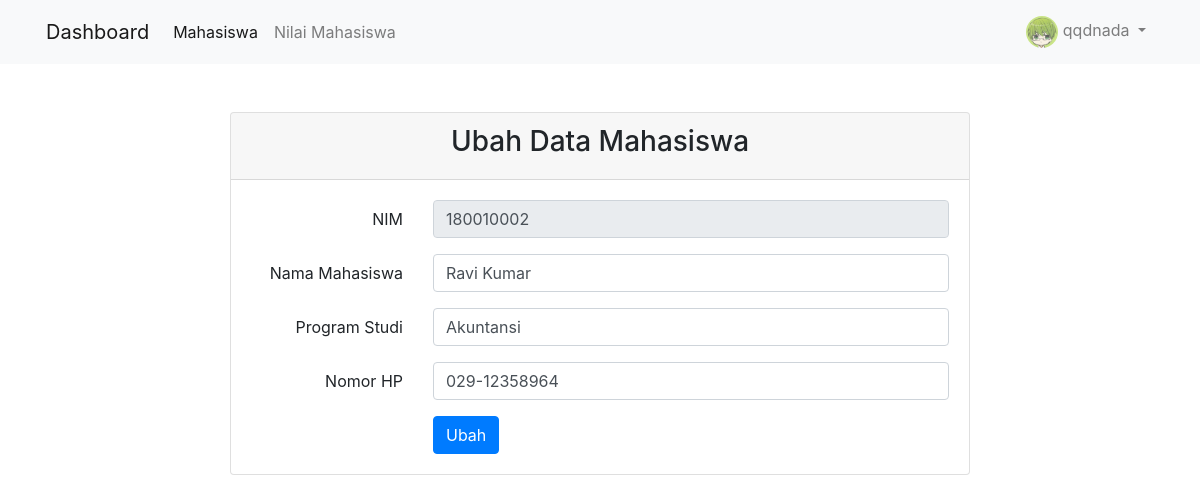
/editMahasiswa.php?nim=180010002 (signed in), run on the app's committed database.
### tables this page shows
CREATE TABLE `mahasiswa` (
  `mahasiswa_nim` int(11) NOT NULL,
  `mahasiswa_nama` varchar(255) NOT NULL,
  `mahasiswa_program_studi` varchar(255) NOT NULL,
  `mahasiswa_no_hp` varchar(15),
  PRIMARY KEY(`mahasiswa_nim`)
);

### editMahasiswa.php (the view, shortened to what this page needs)
<?php
require_once("config.php");
if(isset($_GET['nim'])){
    $nimMahasiswa = $_GET['nim'];
    $sql = "SELECT * FROM mahasiswa WHERE mahasiswa_nim=:nim";
    $stmt = $db->prepare($sql);
    $stmt->bindParam(':nim', $nimMahasiswa, PDO::PARAM_INT);
    $stmt->execute();
    $mahasiswa = $stmt->fetch(PDO::FETCH_ASSOC);
}
?>
<!DOCTYPE html>
<html lang="en">
<head>
    <link rel="stylesheet" href="https://stackpath.bootstrapcdn.com/bootstrap/4.3.1/css/bootstrap.min.css">
    <link rel="stylesheet" type="text/css" href="https://cdn.datatables.net/1.10.25/css/dataTables.bootstrap4.min.css">
</head>
<body>
<header class="bg-light">
    <div class="container p-0">
        <nav class="navbar navbar-expand-lg navbar-light justify-content-between">
            <a class="navbar-brand" href="dashboard.php">Dashboard</a>
            <ul class="navbar-nav mr-auto">
                <li class="nav-item active">
                    <a class="nav-link" href="showMahasiswa.php">Mahasiswa<span class="sr-only">(current)</span></a>
                </li>
                <li class="nav-item">
                    <a class="nav-link" href="showNilai.php">Nilai Mahasiswa</a>
                </li>
            </ul>
            <div class="justify-content-end">
                <ul class="navbar-nav mr-auto">
                    <li class="nav-item dropdown">
                        <a class="nav-link dropdown-toggle" href="#" id="navbarDropdown" role="button" data-toggle="dropdown" aria-haspopup="true" aria-expanded="false">
                            <img src="<?php echo $_SESSION["user"]["admin_photo"] ?>" alt="" style="height: 32px; border-radius:50%">
                            <?php echo $_SESSION["user"]["admin_username"] ?>
                        </a>
                    </li>
                </ul>
            </div>
        </nav>
    </div>
    </header>
    <div class="container my-5 mx-auto">
        <div class="card col-md-8 p-0 mx-auto">
            <div class="card-header">
                <h3 class="text-center">Ubah Data Mahasiswa</h3>
            </div>
            <div class="card-body">
            <form action="" method="POST" enctype="multipart/form-data">
                <?php if ($mahasiswa) { ?>
                <div class="form-group row">
                    <label for="inputNIM" class="col-sm-3 col-form-label text-right">NIM</label>
                    <div class="col-sm-9">
                        <input type="text" name="inputNIM" class="form-control" value="<?php echo $mahasiswa["mahasiswa_nim"]?>" disabled>
                    </div>
                </div>
                <div class="form-group row">
                    <label for="inputNama" class="col-sm-3 col-form-label text-right">Nama Mahasiswa</label>
                    <div class="col-sm-9">
                    <input type="text" name="inputNama" class="form-control" value="<?php echo $mahasiswa["mahasiswa_nama"]?>">
                    </div>
                </div>
                <div class="form-group row">
                    <label for="inputProgramStudi" class="col-sm-3 col-form-label text-right">Program Studi</label>
                    <div class="col-sm-9">
                    <input type="text" name="inputProgramStudi" class="form-control" value="<?php echo $mahasiswa["mahasiswa_program_studi"]?>">
                    </div>
                </div>
                <div class="form-group row">
                    <label for="inputNomorHP" class="col-sm-3 col-form-label text-right">Nomor HP</label>
                    <div class="col-sm-9">
                    <input type="text" name="inputNomorHP" class="form-control" value="<?php echo $mahasiswa["mahasiswa_no_hp"]?>">
                    </div>
                </div>
                <div class="row justify-content-end">
                    <div class="col-sm-9">
                        <input type="submit" name="btnUbah" class="btn btn-primary" value="Ubah">
                    </div>
                </div>
                <?php } ?>
            </form>
            </div>
        </div>
    </div>
</body>
</html>

### data on the page
mahasiswa: inputNIM "180010002", inputNama "Ravi Kumar", inputProgramStudi "Akuntansi", inputNomorHP "029-12358964"

### other printed values
$_SESSION["user"]["admin_username"] "qqdnada"
